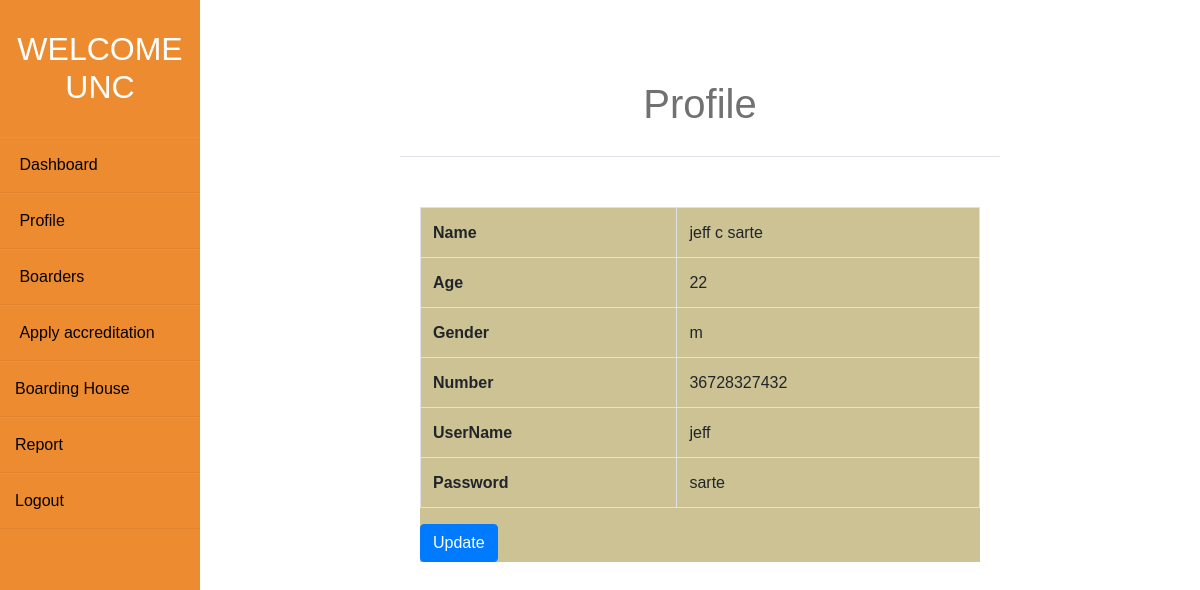
The page /boardinghouse/profile.php (signed in) on the database its author committed.
### tables this page shows
CREATE TABLE `boardinghouseowner` (
  `id` int(11) NOT NULL,
  `FirstName` varchar(15) NOT NULL,
  `MiddleName` varchar(15) NOT NULL,
  `LastName` varchar(15) NOT NULL,
  `Age` int(2) NOT NULL,
  `Gender` varchar(10) NOT NULL,
  `DateCreated` timestamp NOT NULL DEFAULT CURRENT_TIMESTAMP,
  `UserName` varchar(15) NOT NULL,
  `Password` varchar(15) NOT NULL,
  `Number` bigint(11) NOT NULL
);

### boardinghouse/profile.php (the view, shortened to what this page needs)
<!DOCTYPE html>
<html lang="en">
<head>
    <link rel="stylesheet" href="/css/boardinghouse.css">
    <link rel="stylesheet" href="https://stackpath.bootstrapcdn.com/bootstrap/4.3.1/css/bootstrap.min.css">
    <link rel="stylesheet" href="../vendor/bootstrap/css/bootstrap.css" >
</head>
<body>
<div class="wrapper">
    <div class="sidebar">
    <h2>Welcome <?php echo $_SESSION["UserName"]; ?></h2>
        <ul>
            <li><a href="dashboard.php"><i class="fas fa-home"></i>&nbsp;Dashboard</a></li>
            <li><a href="profile.php"><i class="fas fa-user"></i>&nbsp;Profile</a></li>
            <li><a href="boarders.php"><i class="fas fa-address-card"></i>&nbsp;Boarders</a></li>
            <li><a href="accreditors.php"><i class="fas fa-project-diagram"></i>&nbsp;Apply accreditation</a></li>
            <li><a href="bhouse.php"><i class="fas fa-blog"></i>Boarding House</a></li>
            <li><a href="report.php"><i class="fas fa-address-book"></i>Report</a></li>
            <li><a href="logout.php"><i class="fas fa-map-pin"></i>Logout</a></li>
        </ul>
    </div>
    <div class="main_content">
    <div class="header">
       <h1>Profile</h1>
        </div>
        <div class="info">
    <div class="listbhouse">
    <?php
$ids = $_SESSION['id'];
include '../include/conn.php';
$query = "SELECT * from boardinghouseowner where id='$ids'" ;
$result = mysqli_query($conn,$query);
while($row = mysqli_fetch_array($result))
{
?>
    <table border="1" class="table table-bordered mg-b-0">
                                                <tr>
        <th>Name</th>
        <td><?php  echo $row['FirstName'].'  '.  $row['MiddleName'].''. $row['LastName'];?></td>
    </tr>
    <tr>
        <th>Age</th>
        <td><?php  echo $row['Age'];?></td>
    </tr>
    <tr>
        <th>Gender</th>
        <td><?php  echo $row['Gender'];?></td>
    </tr>
    <tr>
    <th>Number</th>
        <td><?php  echo $row['Number'];?></td>
    </tr>
    <tr>
    <th>UserName</th>
        <td><?php  echo $row['UserName'];?></td>
    </tr>
    <tr>
    <th>Password</th>
        <td><?php  echo $row['Password'];?></td>
    </tr>
    </table>
    <form action="savebhouse.php" method="post">
    <button type="submit" class="btn btn-primary">Update</button>
    </form>
<?php
}
?>
</div>
        </div>
    </div>
</div>
</body>
</html>

### css/boardinghouse.css (style rules this page uses)
* { margin: 0; padding: 0; box-sizing: border-box; list-style: none; text-decoration: none; font-family: 'Josefin Sans', sans-serif; }
body { background-color: #f3f5f9; }
.wrapper { display: flex; position: relative; }
.wrapper .sidebar { width: 200px; height: 100%; background: #ec8b2f; padding: 30px 0px; position: fixed; }
.wrapper .sidebar h2 { color: #fff; text-transform: uppercase; text-align: center; margin-bottom: 30px; }
.wrapper .sidebar ul li { padding: 15px; border-bottom: 1px solid #bdb8d7; border-bottom: 1px solid rgba(0,0,0,0.05); border-top: 1px solid rgba(255,255,255,0.05); }
.wrapper .sidebar ul li a { color: #030205; display: block; }
.wrapper .main_content { width: 100%; margin-left: 200px; }
.wrapper .main_content .header { padding: 20px; background: #fff; color: #717171; border-bottom: 1px solid #e0e4e8; }
.wrapper .main_content .info { margin: 20px; color: #717171; line-height: 25px; }
.wrapper .main_content .info div { margin-bottom: 20px; }
.listbhouse { margin-top: 50px; margin-left: 200px; margin-right:200px; background-color: rgb(204, 194, 148); }
.header { margin-top: 60px; text-align: center; margin-left: 200px; margin-right:200px; }

### rows shown on the page
boardinghouseowner: FirstName "jeff", MiddleName "c", LastName "sarte", Age "22", Gender "m", Number "36728327432", UserName "jeff", Password "sarte"

### other values the page prints
$_SESSION["UserName"] "UNC"
